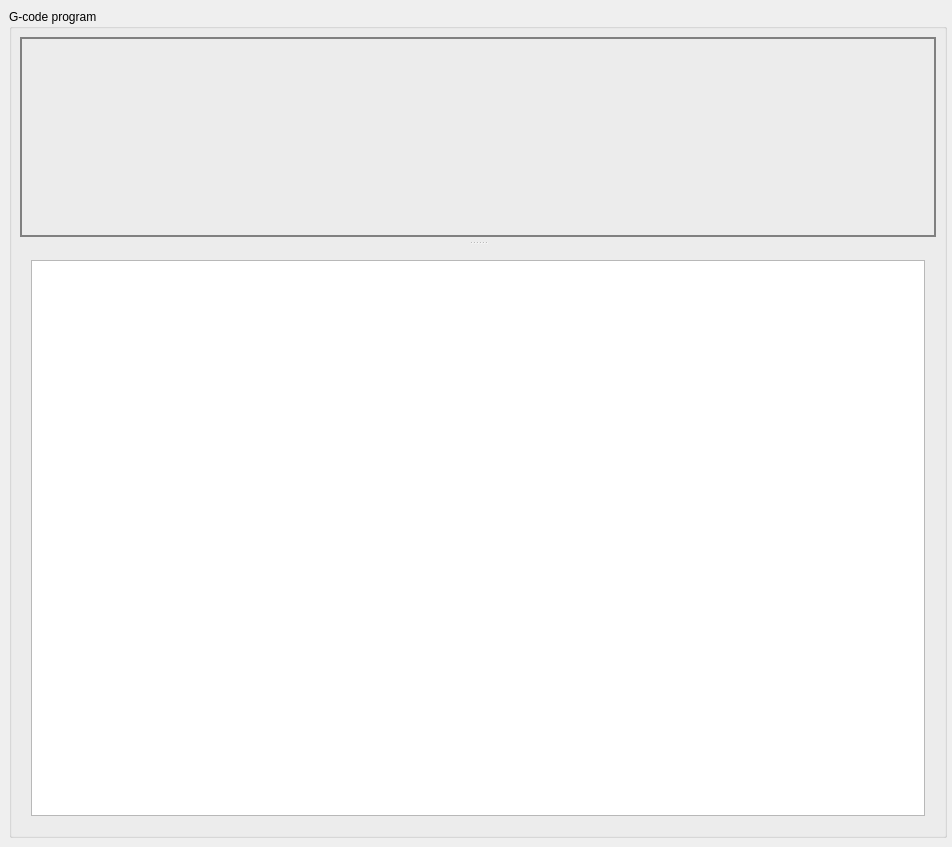
<?xml version="1.0" encoding="UTF-8"?>
<ui version="4.0">
 <class>testGlWindow</class>
 <widget class="QMainWindow" name="testGlWindow">
  <property name="geometry">
   <rect>
    <x>0</x>
    <y>0</y>
    <width>952</width>
    <height>847</height>
   </rect>
  </property>
  <property name="acceptDrops">
   <bool>true</bool>
  </property>
  <property name="windowTitle">
   <string>Candle</string>
  </property>
  <property name="windowIcon">
   <iconset>
    <normaloff>:/images/candle_256.png</normaloff>:/images/candle_256.png</iconset>
  </property>
  <property name="styleSheet">
   <string notr="true"/>
  </property>
  <widget class="QWidget" name="centralWidget">
   <layout class="QHBoxLayout" name="horizontalLayout_5" stretch="100">
    <property name="spacing">
     <number>9</number>
    </property>
    <property name="leftMargin">
     <number>9</number>
    </property>
    <property name="topMargin">
     <number>9</number>
    </property>
    <property name="rightMargin">
     <number>5</number>
    </property>
    <property name="bottomMargin">
     <number>9</number>
    </property>
    <item>
     <widget class="QGroupBox" name="grpProgram">
      <property name="title">
       <string>G-code program</string>
      </property>
      <property name="flat">
       <bool>false</bool>
      </property>
      <layout class="QVBoxLayout" name="verticalLayout_17" stretch="1">
       <property name="spacing">
        <number>7</number>
       </property>
       <property name="leftMargin">
        <number>8</number>
       </property>
       <property name="topMargin">
        <number>8</number>
       </property>
       <property name="rightMargin">
        <number>8</number>
       </property>
       <property name="bottomMargin">
        <number>8</number>
       </property>
       <item>
        <widget class="QSplitter" name="splitter">
         <property name="orientation">
          <enum>Qt::Vertical</enum>
         </property>
         <property name="handleWidth">
          <number>12</number>
         </property>
         <widget class="QWidget" name="frame" native="true">
          <property name="sizePolicy">
           <sizepolicy hsizetype="Preferred" vsizetype="Minimum">
            <horstretch>0</horstretch>
            <verstretch>0</verstretch>
           </sizepolicy>
          </property>
          <property name="minimumSize">
           <size>
            <width>0</width>
            <height>200</height>
           </size>
          </property>
          <property name="styleSheet">
           <string notr="true">border: 1px solid gray;</string>
          </property>
          <layout class="QVBoxLayout" name="verticalLayout_8">
           <property name="leftMargin">
            <number>1</number>
           </property>
           <property name="topMargin">
            <number>1</number>
           </property>
           <property name="rightMargin">
            <number>1</number>
           </property>
           <property name="bottomMargin">
            <number>1</number>
           </property>
           <item>
            <widget class="GLWidget" name="glwVisualizer" native="true"/>
           </item>
          </layout>
         </widget>
         <widget class="QWidget" name="layoutWidget">
          <layout class="QVBoxLayout" name="verticalLayout_7">
           <property name="spacing">
            <number>9</number>
           </property>
           <item>
            <widget class="QTableView" name="tblProgram">
             <property name="font">
              <font>
               <pointsize>9</pointsize>
              </font>
             </property>
             <property name="contextMenuPolicy">
              <enum>Qt::CustomContextMenu</enum>
             </property>
             <property name="editTriggers">
              <set>QAbstractItemView::AnyKeyPressed|QAbstractItemView::DoubleClicked|QAbstractItemView::EditKeyPressed|QAbstractItemView::SelectedClicked</set>
             </property>
             <property name="selectionMode">
              <enum>QAbstractItemView::ContiguousSelection</enum>
             </property>
             <property name="selectionBehavior">
              <enum>QAbstractItemView::SelectRows</enum>
             </property>
             <property name="gridStyle">
              <enum>Qt::DashLine</enum>
             </property>
             <attribute name="horizontalHeaderMinimumSectionSize">
              <number>50</number>
             </attribute>
             <attribute name="horizontalHeaderHighlightSections">
              <bool>false</bool>
             </attribute>
             <attribute name="verticalHeaderVisible">
              <bool>false</bool>
             </attribute>
            </widget>
           </item>
          </layout>
         </widget>
        </widget>
       </item>
      </layout>
     </widget>
    </item>
   </layout>
  </widget>
  <widget class="QMenuBar" name="menuBar">
   <property name="geometry">
    <rect>
     <x>0</x>
     <y>0</y>
     <width>952</width>
     <height>21</height>
    </rect>
   </property>
  </widget>
 </widget>
 <layoutdefault spacing="6" margin="11"/>
 <customwidgets>
  <customwidget>
   <class>GLWidget</class>
   <extends>QWidget</extends>
   <header location="global">widgets/glwidget.h</header>
   <container>1</container>
  </customwidget>
 </customwidgets>
 <tabstops>
  <tabstop>tblProgram</tabstop>
 </tabstops>
 <resources>
 </resources>
 <connections/>
</ui>
